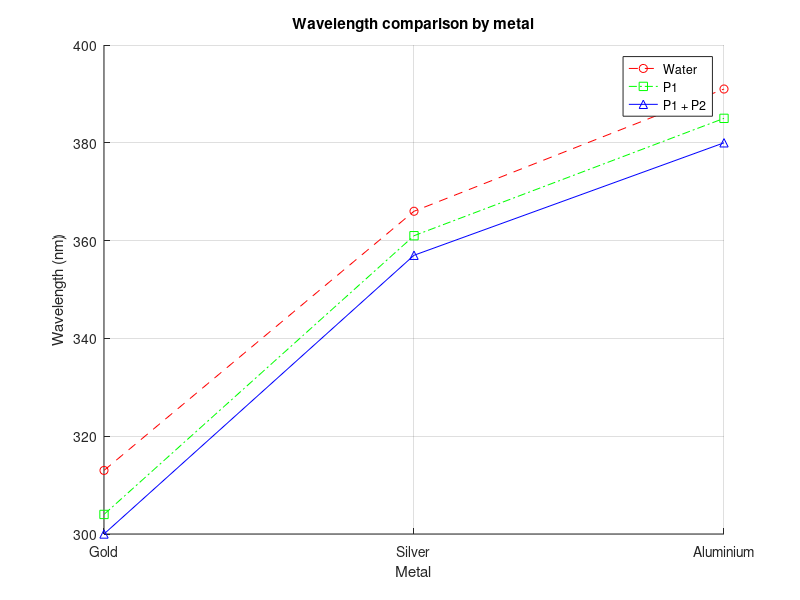

The MATLAB script that drew this image:
% Preset wavelength values from the coursework; wavelengths are in nm.
metals = {'Gold', 'Silver', 'Aluminium'};
lambda_water = [313, 366, 391];
lambda_P1 = [304, 361, 385];
lambda_P1_P2 = [300, 357, 380];
figure; hold on;
plot(1:3, lambda_water, 'r--o', 'DisplayName', 'Water');
plot(1:3, lambda_P1, 'g-.s', 'DisplayName', 'P1');
plot(1:3, lambda_P1_P2, 'b-^', 'DisplayName', 'P1 + P2');
set(gca, 'XTick', 1:3, 'XTickLabel', metals);
xlabel('Metal'); ylabel('Wavelength (nm)');
title('Wavelength comparison by metal');
legend show; grid on; hold off;
